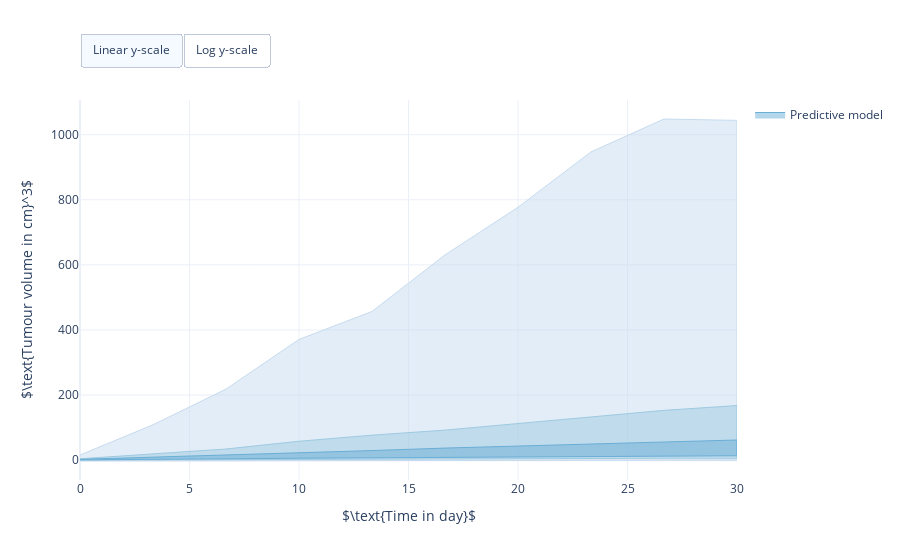

The cell this chart's notebook holds for it:
### Markdown cell above
## Build prior predictive model

### Code cell
import pints

# Define prior distribution
log_prior_tumour_volume = pints.HalfCauchyLogPrior(location=1, scale=1)
log_prior_critical_volume = pints.HalfCauchyLogPrior(location=0, scale=1)
log_prior_drug_conc = pints.UniformLogPrior(0, 0.001)  # Fixed to 0 later
log_prior_kappa = pints.UniformLogPrior(0, 0.001)  # Fixed to 0 later
log_prior_lambda = pints.HalfCauchyLogPrior(location=0, scale=1)
log_prior_sigma_base = pints.HalfCauchyLogPrior(location=0, scale=1)
log_prior_sigma_rel = pints.HalfCauchyLogPrior(location=0, scale=0.1)
log_prior = pints.ComposedLogPrior(
    log_prior_tumour_volume, log_prior_critical_volume, log_prior_drug_conc, log_prior_kappa,
    log_prior_lambda, log_prior_sigma_base, log_prior_sigma_rel)

# Define prior predictive model and sample 1000 virtual patients
model = erlo.PriorPredictiveModel(predictive_model, log_prior)
n_samples = 1000
samples = model.sample(times, n_samples, seed)

# Visualise prior predictive model
fig = erlo.plots.PDPredictivePlot()
fig.add_prediction(data=samples, bulk_probs=[0.3, 0.6, 0.9])
fig.set_axis_labels(xlabel=r'$\text{Time in day}$', ylabel=r'$\text{Tumour volume in cm}^3$')
fig.show()

### Figure 1 — Plotly figure (JSON) as saved in the notebook; plotly's stock layout.template omitted (floating-point values rounded to 4 significant figures)
{"data": [{"fill": "toself", "hoverinfo": "text", "legendgroup": "Model prediction", "line": {"color": "rgb(198,219,239)", "width": 1}, "name": "Predictive model", "showlegend": false, "text": "0.9 Bulk", "type": "scatter", "x": [0, 3.333, 6.667, 10, 13.33, 16.67, 20, 23.33, 26.67, 30, 30, 26.67, 23.33, 20, 16.67, 13.33, 10, 6.667, 3.333, 0], "y": [15.67, 108.6, 218.3, 370.8, 456.8, 630.6, 776.8, 947.0, 1048.0, 1044.0, 0.008256, -1.05, -0.4593, -0.7973, -0.4955, -0.07646, -1.693, -2.224, -1.667, -2.6]}, {"fill": "toself", "hoverinfo": "text", "legendgroup": "Model prediction", "line": {"color": "rgb(158,202,225)", "width": 1}, "name": "Predictive model", "showlegend": false, "text": "0.6 Bulk", "type": "scatter", "x": [0, 3.333, 6.667, 10, 13.33, 16.67, 20, 23.33, 26.67, 30, 30, 26.67, 23.33, 20, 16.67, 13.33, 10, 6.667, 3.333, 0], "y": [4.32, 19.57, 34.27, 58.09, 76.74, 92.22, 112.3, 132.6, 153.0, 167.7, 5.816, 5.83, 5.39, 4.349, 4.125, 3.479, 2.718, 1.932, 1.382, 0.178]}, {"fill": "toself", "hoverinfo": "text", "legendgroup": "Model prediction", "line": {"color": "rgb(107,174,214)", "width": 1}, "name": "Predictive model", "showlegend": true, "text": "0.3 Bulk", "type": "scatter", "x": [0, 3.333, 6.667, 10, 13.33, 16.67, 20, 23.33, 26.67, 30, 30, 26.67, 23.33, 20, 16.67, 13.33, 10, 6.667, 3.333, 0], "y": [2.461, 8.707, 15.44, 21.73, 29.42, 37.08, 43.02, 50.06, 55.65, 61.89, 13.54, 12.56, 11.7, 10.39, 8.769, 7.482, 5.931, 4.192, 2.92, 0.883]}], "layout": {"autosize": true, "updatemenus": [{"buttons": [{"args": [{"yaxis.type": "linear"}], "label": "Linear y-scale", "method": "relayout"}, {"args": [{"yaxis.type": "log"}], "label": "Log y-scale", "method": "relayout"}], "direction": "left", "pad": {"r": 0, "t": -10}, "showactive": true, "type": "buttons", "x": 0, "xanchor": "left", "y": 1.15, "yanchor": "top"}], "xaxis": {"title": {"text": "$\\text{Time in day}$"}}, "yaxis": {"title": {"text": "$\\text{Tumour volume in cm}^3$"}}}}
